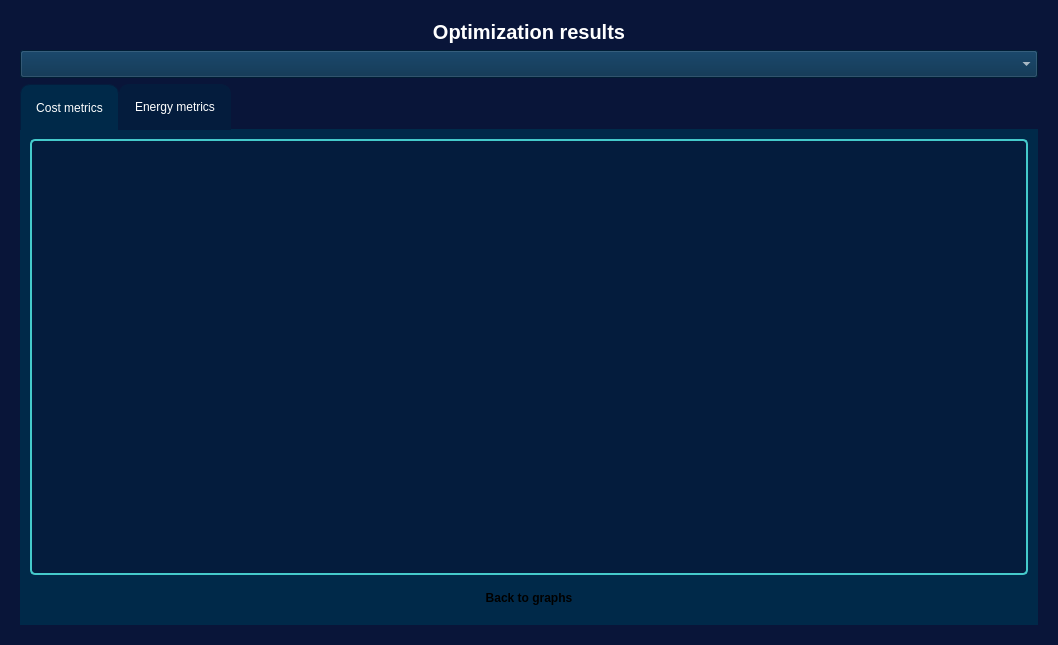
<?xml version="1.0" encoding="UTF-8"?>
<ui version="4.0">
 <class>TableWidget</class>
 <widget class="QWidget" name="TableWidget">
  <property name="geometry">
   <rect>
    <x>0</x>
    <y>0</y>
    <width>1058</width>
    <height>645</height>
   </rect>
  </property>
  <property name="windowTitle">
   <string>Form</string>
  </property>
  <property name="styleSheet">
   <string notr="true">QWidget {
    color: #ffffff;
}
.QWidget {
	margin: 5px;
}
QTabBar::tab:hover {
    color:  #51FDBA;
}
QWidget#tab,
QWidget#tab_2 {
    background-color: #002949;
}
QWidget#TableWidget{
background: qlineargradient(
        spread:pad,
        x1:0, y1:0,
        x2:1, y2:0,
        stop:0   #0C0C31,     
        stop:0.5 #06032E,     
        stop:1   #0C0C31     
    );	
}

QTabWidget::pane {
  border: 1px solid #002949;
  top:-1px; 
  background: #002949;
} 

QTabBar::tab {
  background: #041c3d; 
  border: 1px solid #041c3d; 
  /* Round only the top-left and top-right corners */
    border-top-left-radius: 10px;
    border-top-right-radius: 10px;

    /* Make bottom corners square */
    border-bottom-right-radius: 0px;
    border-bottom-left-radius: 0px;
  padding: 15px;
} 

QTabBar::tab:selected { 
  background: #002949; 
  margin-bottom: -1px; 
}
.QWidget {
	background-color: #091539;
}

QLineEdit,  QGroupBox {
    background-color: #041c3d;
    color: #ffffff;
    border: 1px solid #2a628f;
    padding: 8px 4px;
    border-radius: 4px;
}
QPushButton {
    background: qlineargradient(
        spread:pad,
        x1:0, y1:0,
        x2:1, y2:0,
        stop:0 #51FCBB,
        stop:1 #4EE5D9
    );
    color: #000000;
    font-weight: bold;
    border: none;
    border-radius: 5px;
    padding: 5px 15px;
	margin: 5px;
}

QPushButton:hover {
    background-color: #CBFEEF
}

QSlider::handle{
 background-color: #45CACB;
}

QSlider::handle:hover{
 background-color: #51FDBA;
}


QComboBox QAbstractItemView {
   background-color: #041c3d;
   color: #ffffff;
   border: 1px solid #2a628f;
   padding: 8px;
   border-radius: 4px;
   selection-background-color: #555;
   selection-color: #fff;
	outline: 0;
}

QComboBox QAbstractItemView::item:hover {
    background-color: #15415A;
	outline: 0;
}
QComboBox QAbstractItemView::item:selected {
    background-color: #15415A;
	outline: 0;
	
}

QRadioButton::hover {
color: #51FDBA;
}


QLineEdit:disabled  {
    color: #45CACB;
}
QLabel:disabled QLabel {
     color: #45CACB;
}
QSpinBox, QDateEdit, QTimeEdit, QComboBox{
    background-color: #002949;
    color: #ffffff;
    padding: 5px 15px;
}
QSpinBox:hover,
QDateEdit:hover,
QTimeEdit:hover,
QComboBox:hover {
    color: #51FDBA;
}

QTableView, QTableWidget {
    background-color:  #041c3d;
          /* Table body */
    gridline-color: transparent;        /* Hide grid lines if desired */
}

QHeaderView::section {
    background-color: #041c3d;          /* Header sections */
    color: white;                       /* Header text color for good contrast */
    border: none;                       /* Remove default header borders */
}

QTableCornerButton::section {
    background-color:#041c3d;         /* Top-left corner area */
    border: none;
}
QTableWidget, QTableView {
    border: 2px solid #45CACB;       /* Light teal border around the entire table */
	border-radius: 5px;
    gridline-color: #45CACB;         /* Match the grid lines to the border color for consistency */
}

</string>
  </property>
  <layout class="QVBoxLayout" name="verticalLayout_2">
   <item>
    <widget class="QWidget" name="widget_5" native="true">
     <property name="sizePolicy">
      <sizepolicy hsizetype="Expanding" vsizetype="Expanding">
       <horstretch>0</horstretch>
       <verstretch>0</verstretch>
      </sizepolicy>
     </property>
     <property name="styleSheet">
      <string notr="true"/>
     </property>
     <layout class="QVBoxLayout" name="verticalLayout">
      <item>
       <widget class="QLabel" name="label">
        <property name="font">
         <font>
          <pointsize>15</pointsize>
          <bold>true</bold>
          <underline>false</underline>
          <strikeout>false</strikeout>
          <stylestrategy>PreferDefault</stylestrategy>
         </font>
        </property>
        <property name="text">
         <string>Optimization results</string>
        </property>
        <property name="alignment">
         <set>Qt::AlignmentFlag::AlignCenter</set>
        </property>
       </widget>
      </item>
      <item>
       <widget class="QComboBox" name="comboBox">
        <property name="maximumSize">
         <size>
          <width>16777215</width>
          <height>16777215</height>
         </size>
        </property>
       </widget>
      </item>
      <item>
       <widget class="QTabWidget" name="tabWidget">
        <property name="currentIndex">
         <number>0</number>
        </property>
        <widget class="QWidget" name="tab">
         <attribute name="title">
          <string>Cost metrics</string>
         </attribute>
         <layout class="QVBoxLayout" name="verticalLayout_3">
          <item>
           <widget class="QTableWidget" name="tableWidget">
            <property name="sizePolicy">
             <sizepolicy hsizetype="Expanding" vsizetype="Expanding">
              <horstretch>0</horstretch>
              <verstretch>0</verstretch>
             </sizepolicy>
            </property>
           </widget>
          </item>
          <item>
           <widget class="QPushButton" name="graphButton">
            <property name="sizePolicy">
             <sizepolicy hsizetype="Expanding" vsizetype="Preferred">
              <horstretch>0</horstretch>
              <verstretch>0</verstretch>
             </sizepolicy>
            </property>
            <property name="maximumSize">
             <size>
              <width>16777215</width>
              <height>100</height>
             </size>
            </property>
            <property name="text">
             <string>Back to graphs</string>
            </property>
           </widget>
          </item>
         </layout>
        </widget>
        <widget class="QWidget" name="tab_2">
         <attribute name="title">
          <string>Energy metrics</string>
         </attribute>
         <layout class="QVBoxLayout" name="verticalLayout_4">
          <item>
           <widget class="QTableWidget" name="tableWidget_2">
            <property name="sizePolicy">
             <sizepolicy hsizetype="Preferred" vsizetype="Expanding">
              <horstretch>0</horstretch>
              <verstretch>0</verstretch>
             </sizepolicy>
            </property>
           </widget>
          </item>
          <item>
           <widget class="QPushButton" name="graphButton_2">
            <property name="sizePolicy">
             <sizepolicy hsizetype="Expanding" vsizetype="Preferred">
              <horstretch>0</horstretch>
              <verstretch>0</verstretch>
             </sizepolicy>
            </property>
            <property name="maximumSize">
             <size>
              <width>16777215</width>
              <height>100</height>
             </size>
            </property>
            <property name="text">
             <string>Return to graphs</string>
            </property>
           </widget>
          </item>
         </layout>
        </widget>
       </widget>
      </item>
     </layout>
    </widget>
   </item>
  </layout>
 </widget>
 <resources/>
 <connections/>
</ui>
